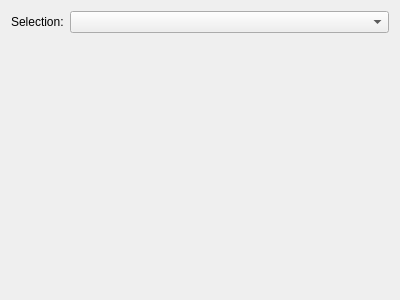
<?xml version="1.0" encoding="UTF-8"?>
<!--
######################################################################################################################
# Copyright (C) 2017-2020 Spine project consortium
# This file is part of Spine Items.
# Spine Items is free software: you can redistribute it and\/or modify it under the terms of the GNU Lesser General
# Public License as published by the Free Software Foundation, either version 3 of the License, or (at your option)
# any later version. This program is distributed in the hope that it will be useful, but WITHOUT ANY WARRANTY;
# without even the implied warranty of MERCHANTABILITY or FITNESS FOR A PARTICULAR PURPOSE. See the GNU Lesser General
# Public License for more details. You should have received a copy of the GNU Lesser General Public License along with
# this program. If not, see <http:\/\/www.gnu.org\/licenses\/>.
######################################################################################################################
-->
<ui version="4.0">
 <class>Form</class>
 <widget class="QWidget" name="Form">
  <property name="geometry">
   <rect>
    <x>0</x>
    <y>0</y>
    <width>400</width>
    <height>300</height>
   </rect>
  </property>
  <property name="windowTitle">
   <string>Form</string>
  </property>
  <layout class="QVBoxLayout" name="verticalLayout">
   <item>
    <layout class="QFormLayout" name="formLayout">
     <item row="0" column="1">
      <widget class="QComboBox" name="selection_combo_box"/>
     </item>
     <item row="0" column="0">
      <widget class="QLabel" name="selection_label">
       <property name="text">
        <string>Selection:</string>
       </property>
      </widget>
     </item>
    </layout>
   </item>
   <item>
    <spacer name="verticalSpacer">
     <property name="orientation">
      <enum>Qt::Vertical</enum>
     </property>
     <property name="sizeHint" stdset="0">
      <size>
       <width>20</width>
       <height>251</height>
      </size>
     </property>
    </spacer>
   </item>
  </layout>
 </widget>
 <resources/>
 <connections/>
</ui>
